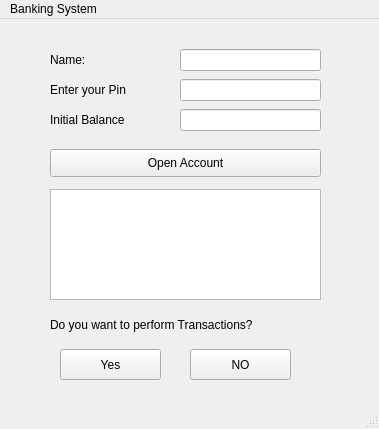
<?xml version="1.0" encoding="UTF-8"?>
<ui version="4.0">
 <class>MainWindow</class>
 <widget class="QMainWindow" name="MainWindow">
  <property name="geometry">
   <rect>
    <x>0</x>
    <y>0</y>
    <width>379</width>
    <height>429</height>
   </rect>
  </property>
  <property name="windowTitle">
   <string>MainWindow</string>
  </property>
  <widget class="QWidget" name="centralwidget">
   <widget class="QLineEdit" name="lineEdit">
    <property name="geometry">
     <rect>
      <x>180</x>
      <y>30</y>
      <width>141</width>
      <height>22</height>
     </rect>
    </property>
   </widget>
   <widget class="QLabel" name="label">
    <property name="geometry">
     <rect>
      <x>50</x>
      <y>30</y>
      <width>131</width>
      <height>21</height>
     </rect>
    </property>
    <property name="text">
     <string>Name:</string>
    </property>
   </widget>
   <widget class="QLabel" name="label_2">
    <property name="geometry">
     <rect>
      <x>50</x>
      <y>60</y>
      <width>131</width>
      <height>21</height>
     </rect>
    </property>
    <property name="text">
     <string>Enter your Pin</string>
    </property>
   </widget>
   <widget class="QLabel" name="label_3">
    <property name="geometry">
     <rect>
      <x>50</x>
      <y>90</y>
      <width>131</width>
      <height>21</height>
     </rect>
    </property>
    <property name="text">
     <string>Initial Balance </string>
    </property>
   </widget>
   <widget class="QLineEdit" name="lineEdit_2">
    <property name="geometry">
     <rect>
      <x>180</x>
      <y>60</y>
      <width>141</width>
      <height>22</height>
     </rect>
    </property>
   </widget>
   <widget class="QLineEdit" name="lineEdit_3">
    <property name="geometry">
     <rect>
      <x>180</x>
      <y>90</y>
      <width>141</width>
      <height>22</height>
     </rect>
    </property>
   </widget>
   <widget class="QPushButton" name="pushButton">
    <property name="geometry">
     <rect>
      <x>50</x>
      <y>130</y>
      <width>271</width>
      <height>28</height>
     </rect>
    </property>
    <property name="text">
     <string>Open Account</string>
    </property>
   </widget>
   <widget class="QTextBrowser" name="textBrowser">
    <property name="geometry">
     <rect>
      <x>50</x>
      <y>170</y>
      <width>271</width>
      <height>111</height>
     </rect>
    </property>
   </widget>
   <widget class="QPushButton" name="pushButton_2">
    <property name="geometry">
     <rect>
      <x>60</x>
      <y>330</y>
      <width>101</width>
      <height>31</height>
     </rect>
    </property>
    <property name="text">
     <string>Yes</string>
    </property>
   </widget>
   <widget class="QPushButton" name="pushButton_3">
    <property name="geometry">
     <rect>
      <x>190</x>
      <y>330</y>
      <width>101</width>
      <height>31</height>
     </rect>
    </property>
    <property name="text">
     <string>NO</string>
    </property>
   </widget>
   <widget class="QLabel" name="label_4">
    <property name="geometry">
     <rect>
      <x>50</x>
      <y>290</y>
      <width>271</width>
      <height>31</height>
     </rect>
    </property>
    <property name="text">
     <string>Do you want to perform Transactions?</string>
    </property>
   </widget>
  </widget>
  <widget class="QMenuBar" name="menubar">
   <property name="geometry">
    <rect>
     <x>0</x>
     <y>0</y>
     <width>379</width>
     <height>26</height>
    </rect>
   </property>
   <widget class="QMenu" name="menuBanking_System">
    <property name="title">
     <string>Banking System</string>
    </property>
   </widget>
   <addaction name="menuBanking_System"/>
  </widget>
  <widget class="QStatusBar" name="statusbar"/>
 </widget>
 <resources/>
 <connections/>
</ui>
